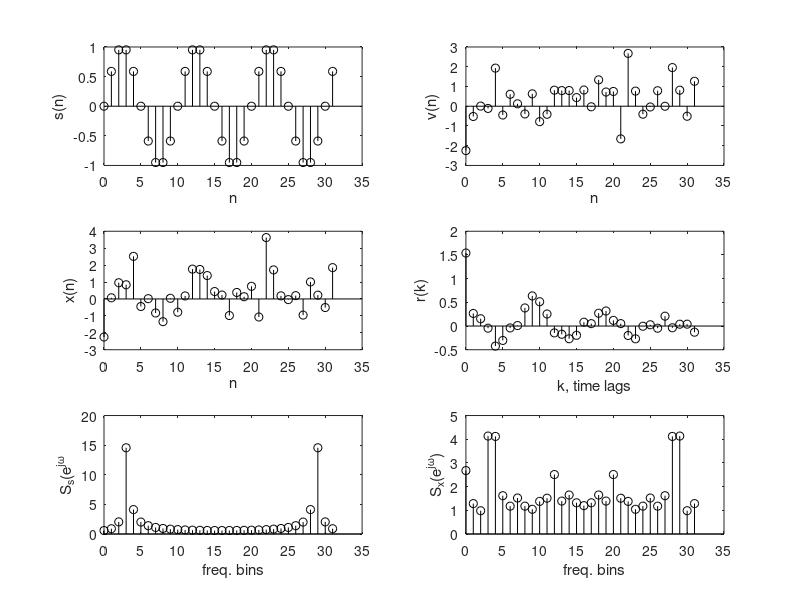

Recreate this plot in MATLAB.
n=0:31;
s=sin(0.1*2*pi*n);
v=randn(1,32);
x=s+v;
r=xcorr(x,'biased')
fs=fft(s);
fr=fft(r,32);
subplot(3,2,1); stem(n,s,'k'); xlabel('n'); ylabel('s(n)');
subplot(3,2,2); stem(n,v,'k'); xlabel('n'); ylabel('v(n)');
subplot(3,2,3); stem(n,x,'k'); xlabel('n'); ylabel('x(n)');
subplot(3,2,4); stem(n,r(1,32:63), 'k'); xlabel('k, time lags'); ylabel('r(k)');
subplot(3,2,5); stem(n, abs(fs), 'k'); xlabel('freq. bins'); ylabel('S_s(e^{j\omega}');
subplot(3,2,6); stem(n, abs(fr), 'k'); xlabel('freq. bins'); ylabel('S_x(e^{j\omega})');